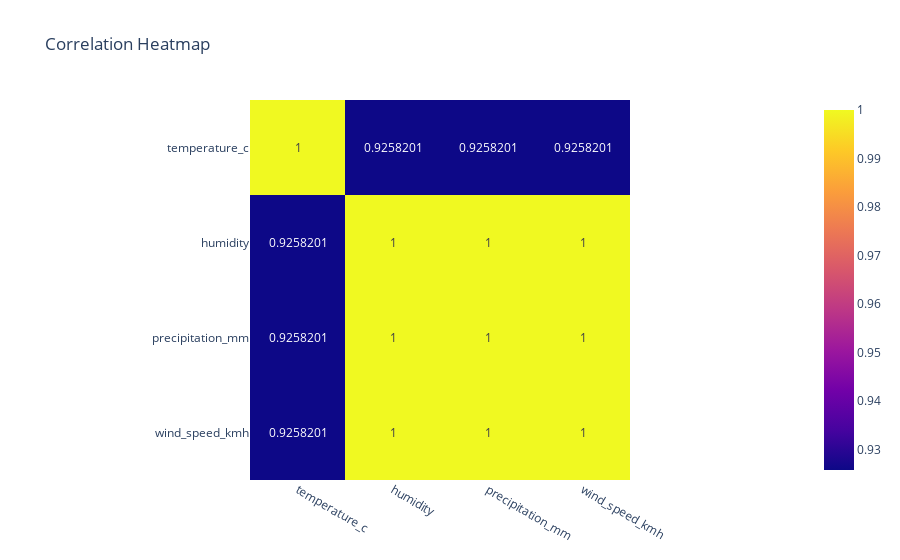

Notebook cell for this chart:
### Markdown cell above
### Correlations

### Code cell
# Correlation analysis and heatmap
corr_matrix = df[num_cols].corr()
fig = px.imshow(corr_matrix, text_auto=True, title='Correlation Heatmap')
fig.show()
print('Strong correlations (>0.7):')
for i in range(len(corr_matrix)):
    for j in range(i+1, len(corr_matrix)):
        if abs(corr_matrix.iloc[i,j]) > 0.7:
            print(f'{corr_matrix.index[i]} - {corr_matrix.columns[j]}: {corr_matrix.iloc[i,j]:.3f}')

### Figure 1 — Plotly figure (JSON) as saved in the notebook; plotly's stock layout.template omitted (floating-point values rounded to 4 significant figures)
{"data": [{"coloraxis": "coloraxis", "hovertemplate": "x: %{x}<br>y: %{y}<br>color: %{z}<extra></extra>", "name": "0", "texttemplate": "%{z}", "type": "heatmap", "x": ["temperature_c", "humidity", "precipitation_mm", "wind_speed_kmh"], "xaxis": "x", "y": ["temperature_c", "humidity", "precipitation_mm", "wind_speed_kmh"], "yaxis": "y", "z": [[1.0, 0.9258, 0.9258, 0.9258], [0.9258, 1.0, 1.0, 1.0], [0.9258, 1.0, 1.0, 1.0], [0.9258, 1.0, 1.0, 1.0]]}], "layout": {"coloraxis": {"colorscale": [[0, "#0d0887"], [0.1111, "#46039f"], [0.2222, "#7201a8"], [0.3333, "#9c179e"], [0.4444, "#bd3786"], [0.5556, "#d8576b"], [0.6667, "#ed7953"], [0.7778, "#fb9f3a"], [0.8889, "#fdca26"], [1, "#f0f921"]]}, "title": {"text": "Correlation Heatmap"}, "xaxis": {"anchor": "y", "constrain": "domain", "domain": [0, 1], "scaleanchor": "y"}, "yaxis": {"anchor": "x", "autorange": "reversed", "constrain": "domain", "domain": [0, 1]}}}
